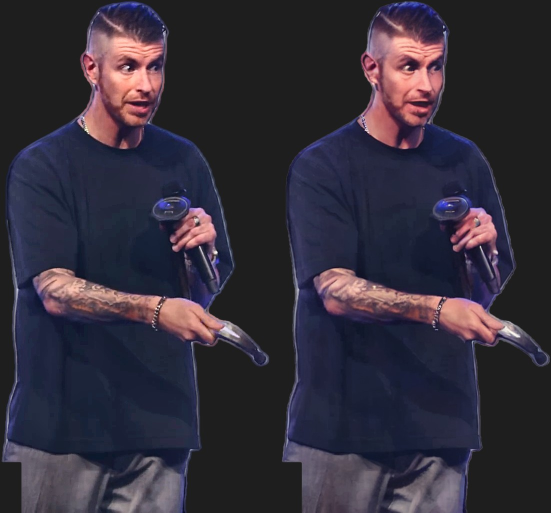
#> input picture v2_test/relight_identity_check.jpg, 1102 x 1026 px (shown at 1/2 size); its folder holds only this picture in this run
$ python -i ThumbnailMatting.py   (imports and definitions only)
#> lines starting #> are read from the running program, lines starting #| are printed output that depends on the picture
"""
High-quality speaker matting via ComfyUI, with an offline fallback.
===================================================================

rembg leaves two visible defects on sermon frames:

* a bright fringe of leftover background along the subject edge, and
* everything person-shaped in the frame, including a second speaker and the
  podium, because it has no notion of "the primary subject".

``LayerMask: PersonMaskUltra V2`` from ComfyUI_LayerStyle_Advance fixes the
first (VITMatte detail refinement) and the second is handled here, by keeping
only the connected component that contains the primary face.

Every entry point degrades rather than raises: if ComfyUI is down the caller
gets the rembg result and a reason string, so the Sunday pipeline never blocks
on a service being off.
"""

from __future__ import annotations

import io
import json
import time
import urllib.error
import urllib.request
import uuid
from dataclasses import dataclass, field

import numpy as np
from PIL import Image

from Components.ComfyUIBackground import _DEFAULT_COMFYUI_URL, check_server

_PERSON_PARTS = ("face", "hair", "body", "clothes")


@dataclass
class MattingResult:
    subject_rgba: Image.Image
    provider: str
    coverage: float
    face_box: tuple[int, int, int, int] | None = None
    info: dict = field(default_factory=dict)


# ────────────────────────────────────────────────────────────────────────────
# ComfyUI plumbing
# ────────────────────────────────────────────────────────────────────────────

# [95 lines left out: functions build_person_mask_workflow, _upload_image, _run_workflow, not called in this run]


import urllib.parse  # noqa: E402  (used inside _run_workflow)


# ────────────────────────────────────────────────────────────────────────────
# Primary-subject isolation
# ────────────────────────────────────────────────────────────────────────────

# [49 lines left out: function keep_primary_component, not called in this run]


# ────────────────────────────────────────────────────────────────────────────
# Public entry point
# ────────────────────────────────────────────────────────────────────────────

def extract_subject(
    frame_bgr: np.ndarray,
    *,
    face_box: tuple[int, int, int, int] | None = None,
    isolate_primary: bool = True,
    base_url: str = _DEFAULT_COMFYUI_URL,
    timeout_sec: int = 180,
    allow_fallback: bool = True,
) -> MattingResult:
    """Matte the speaker. Prefers ComfyUI PersonMaskUltra, falls back to rembg."""
    rgb = Image.fromarray(frame_bgr[:, :, ::-1]).convert("RGB")

    status = check_server(base_url)
    if status.get("up"):
        try:
            name = _upload_image(rgb, base_url, f"parakeet_src_{uuid.uuid4().hex[:8]}.png", timeout_sec)
            workflow = build_person_mask_workflow(name)
            mask_img = _run_workflow(workflow, base_url, timeout_sec)
            alpha = np.asarray(mask_img.convert("L").resize(rgb.size), dtype=np.uint8)
            if isolate_primary:
                alpha = keep_primary_component(alpha, face_box)
            subject = rgb.convert("RGBA")
            subject.putalpha(Image.fromarray(alpha))
            coverage = float((alpha > 96).mean())
            return MattingResult(
                subject_rgba=_crop_to_alpha(subject),
                provider="comfyui_person_mask_ultra_v2",
                coverage=coverage,
                face_box=face_box,
                info={"detail_method": "VITMatte", "isolated_primary": isolate_primary},
            )
        except (urllib.error.URLError, TimeoutError, KeyError, OSError, ImportError) as exc:
            if not allow_fallback:
                raise
            reason = f"{type(exc).__name__}: {exc}"
    else:
        reason = f"comfyui_down: {status.get('reason', 'unknown')}"

    from Components.ThumbnailMoveChurch import _extract_speaker_cutout  # noqa: PLC0415

    legacy = _extract_speaker_cutout(frame_bgr, bg_removal_provider="auto")
    return MattingResult(
        subject_rgba=legacy["speaker_rgba"],
        provider=f"fallback_{legacy.get('provider_used')}",
        coverage=float(legacy.get("coverage") or 0.0),
        face_box=legacy.get("face_box"),
        info={"fallback_reason": reason},
    )


def _crop_to_alpha(rgba: Image.Image) -> Image.Image:
    bbox = rgba.split()[-1].getbbox()
    return rgba.crop(bbox) if bbox else rgba


# [34 lines left out: function upscale_subject, not called in this run]

>>> import cv2
>>> picture = cv2.imread('../v2_test/relight_identity_check.jpg', cv2.IMREAD_GRAYSCALE)
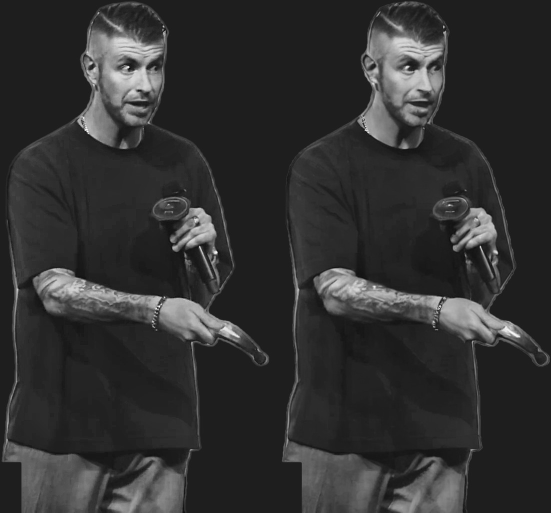
#> picture: shape (1026, 1102) (shown at 1/2 size); min 4, max 255, mean 49.1
>>> result = extract_subject(picture)
#> (the run stopped early here; a loop or call above may not have finished)

$ run again, on v2_test/Jael - Gott nutzt, wen er will ｜ Antonio Weil ｜ Move Church_cinematic_dark_9x16.png
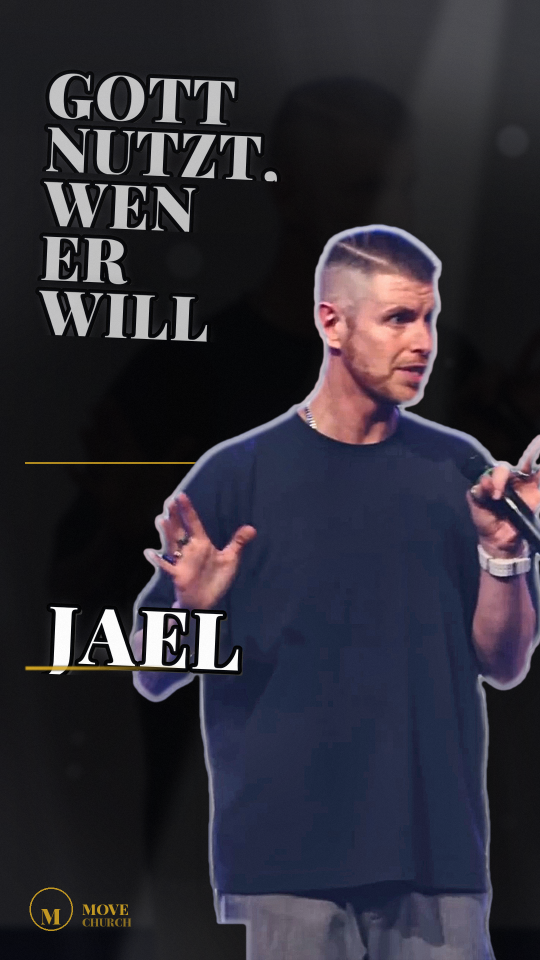
#> input picture v2_test/Jael - Gott nutzt, wen er will ｜ Antonio Weil ｜ Move Church_cinematic_dark_9x16.png, 1080 x 1920 px (shown at 1/2 size)
#> `picture = cv2.imread('../v2_test/relight_identity_check.jpg', cv2.IMRE..`:
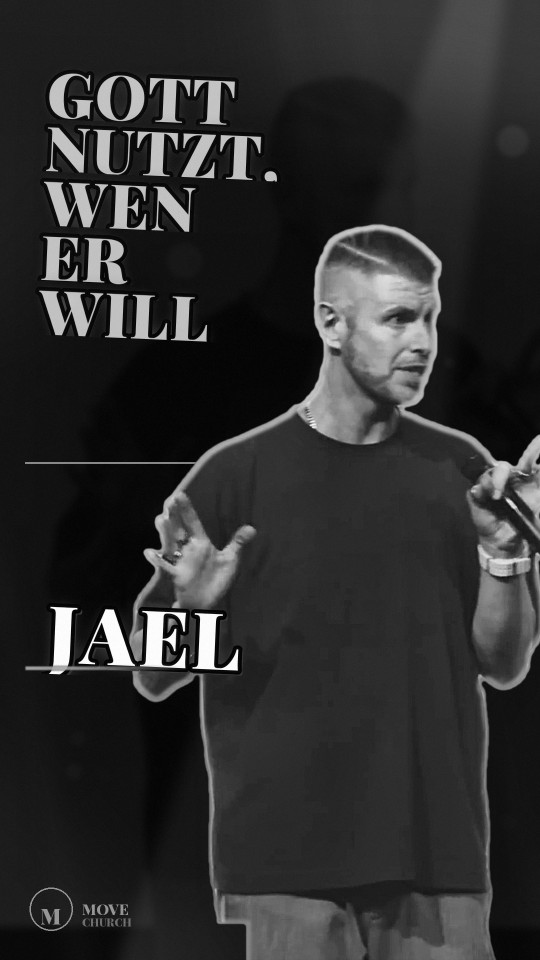
#> picture: shape (1920, 1080) (shown at 1/2 size); min 0, max 255, mean 45.8

$ run again, on v2_test/Jael - Gott nutzt, wen er will ｜ Antonio Weil ｜ Move Church_energy_orange_9x16.png
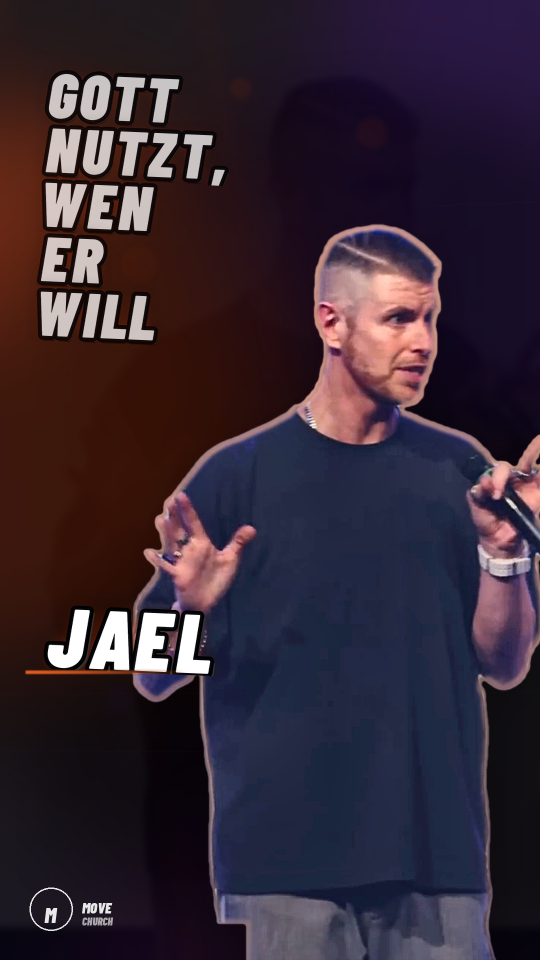
#> input picture v2_test/Jael - Gott nutzt, wen er will ｜ Antonio Weil ｜ Move Church_energy_orange_9x16.png, 1080 x 1920 px (shown at 1/2 size)
#> `picture = cv2.imread('../v2_test/relight_identity_check.jpg', cv2.IMRE..`:
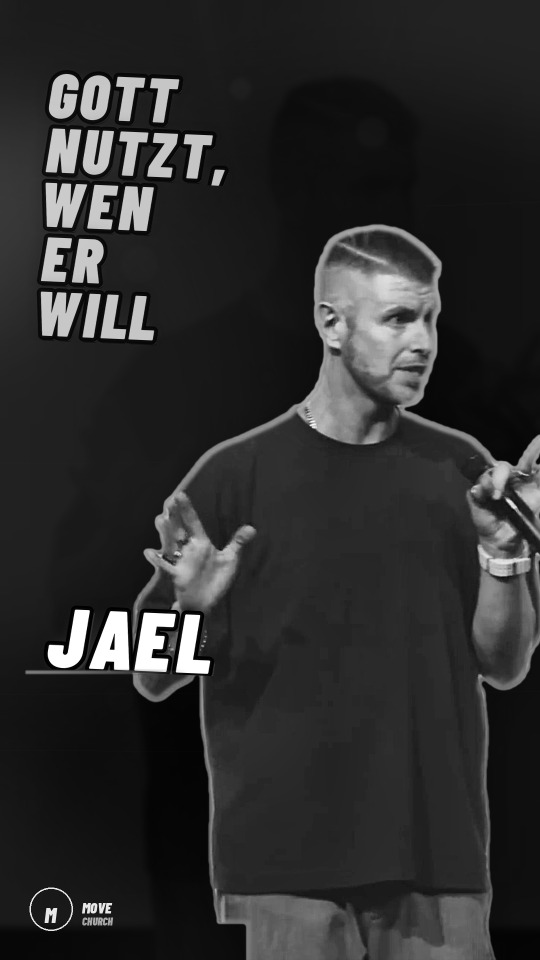
#> picture: shape (1920, 1080) (shown at 1/2 size); min 0, max 255, mean 45.4
